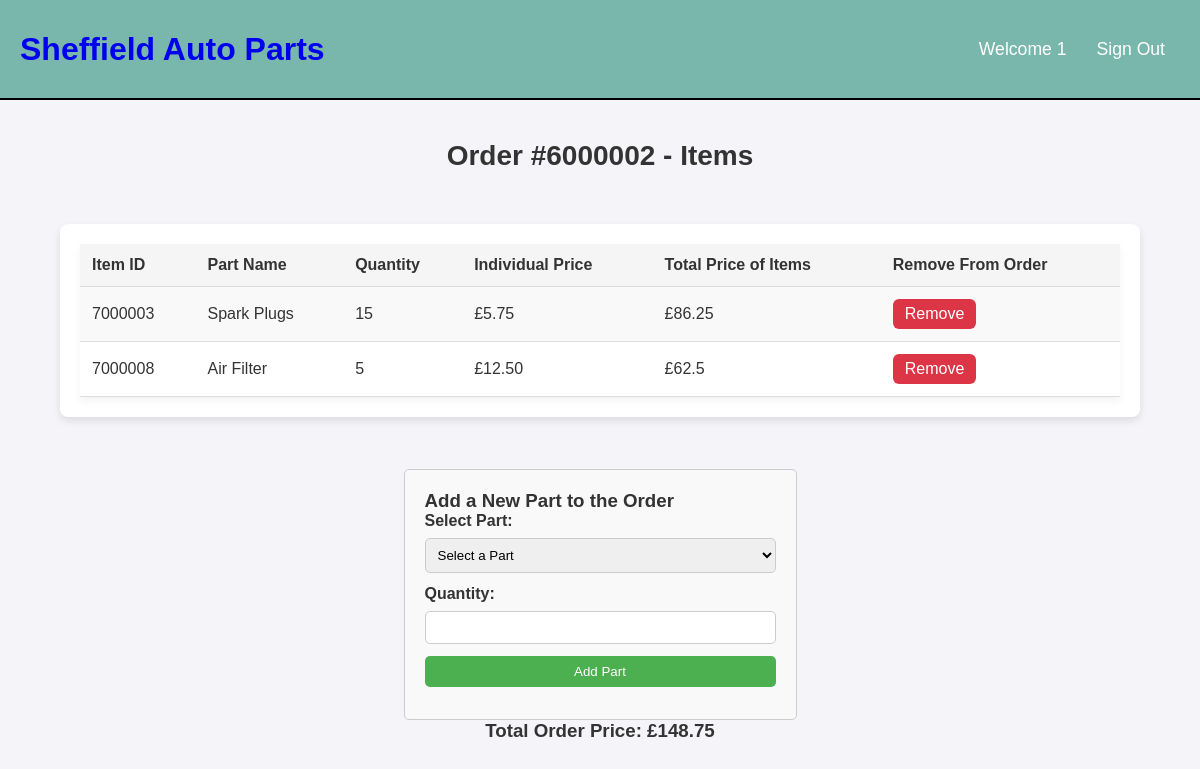
The app's page /view_order_details.php?order_id=6000002 (signed in) with its own data.
### tables this page shows
CREATE TABLE `users` (
  `user_id` int(11) NOT NULL,
  `username` varchar(50) NOT NULL,
  `password` varchar(255) NOT NULL,
  `email` varchar(99) NOT NULL,
  `role` varchar(20) NOT NULL,
  `active` tinyint(1) DEFAULT 1
);

CREATE TABLE `order_items` (
  `order_item_id` int(11) NOT NULL,
  `order_id` int(11) NOT NULL,
  `part_id` int(11) NOT NULL,
  `order_quantity` int(11) NOT NULL,
  `order_price` decimal(10,2) NOT NULL
);

CREATE TABLE `parts` (
  `part_id` int(11) NOT NULL,
  `part_name` varchar(100) NOT NULL,
  `description` varchar(255) NOT NULL,
  `genre` varchar(30) NOT NULL,
  `manufacturer` varchar(100) NOT NULL,
  `unit_price` decimal(10,2) NOT NULL,
  `quantity_in_stock` int(11) NOT NULL,
  `reorder_level` int(11) NOT NULL,
  `supplier_id` int(11) NOT NULL,
  `branch_id` int(11) DEFAULT NULL
);

### include/functions.php (called while the page is built, shortened)
<?php
function check_login($con){
  if(isset($_SESSION['user_id'])){
    $users_id = $_SESSION['user_id'];
    $check_login_query = "SELECT * FROM users WHERE user_id = '$users_id'";
    $logged_in_result = mysqli_query($con,$check_login_query);
    if($logged_in_result && mysqli_num_rows($logged_in_result) === 1){
      $user_data = mysqli_fetch_assoc($logged_in_result);
      return $user_data;
    }
  }
}
?>

### include/init.php (called while the page is built, shortened)
<?php
include('include/connection.php');
include('include/functions.php');
$user_data = check_login($con);
?>

### view_order_details.php (the view, shortened to what this page needs)
<?php
include('include/init.php');
$order_id = $_GET['order_id'] ?? null;
$sql = "SELECT
            order_items.order_item_id,
            order_items.order_id,
            order_items.part_id,
            order_items.order_quantity,
            order_items.order_price,
            parts.part_name,
            parts.unit_price
        FROM
            order_items
        LEFT JOIN
            parts
        ON
            order_items.part_id = parts.part_id
        WHERE
            order_items.order_id = ?";
$stmt = $con->prepare($sql);
$stmt->bind_param('i', $order_id);
$stmt->execute();
$result = $stmt->get_result();
$total_order_price = 0;
?>
<!DOCTYPE html>
<html lang="en">
<head>
    <link rel="stylesheet" href="style/base.css">
    <link rel="stylesheet" href="style/tablelist.css">
</head>
<body>
    <?php include('include/header.php'); ?>
    <div class="page-container">
        <h2 class="page-title">Order #<?php echo htmlspecialchars($order_id); ?> - Items</h2>
        <div class="table-container">
            <table class="inventory-list">
                <thead>
                    <tr>
                        <th>Item ID</th>
                        <th>Part Name</th>
                        <th>Quantity</th>
                        <th>Individual Price</th>
                        <th>Total Price of Items</th>
                        <th>Remove From Order</th>
                    </tr>
                </thead>
                <tbody>
                    <?php
                    if ($result && $result->num_rows > 0) {
                        while ($row = $result->fetch_assoc()) {
                            $total_price = $row['order_quantity'] * $row['unit_price'];
                            $total_order_price += $total_price;
                            echo "<tr>";
                            echo "<td>" . htmlspecialchars($row['order_item_id']) . "</td>";
                            echo "<td>" . htmlspecialchars($row['part_name']) . "</td>";
                            echo "<td>" . htmlspecialchars($row['order_quantity']) . "</td>";
                            echo "<td>£" . htmlspecialchars($row['unit_price']) . "</td>";
                            echo "<td>£" . htmlspecialchars($total_price) . "</td>"; ?>
                            <td>
                                <form method="POST" action="">
                                    <button type="submit" name="remove_part" class="remove-btn">Remove</button>
                                </form>
                            </td>
                            <?php
                            echo "</tr>";
                        }
                    } else {
                        echo "<tr><td colspan='6'>No items found for this order.</td></tr>";
                    }
                    ?>
                </tbody>
            </table>
        </div>
        <div class="add-part-form">
            <h3>Add a New Part to the Order</h3>
            <form method="POST">
                <label for="part_id">Select Part:</label>
                <select name="part_id" id="part_id" required>
                    <option value="" disabled selected>Select a Part</option>
                </select>
                <label for="order_quantity">Quantity:</label>
                <input type="number" name="order_quantity" id="order_quantity" required min="1">
                <button type="submit" name="add_part">Add Part</button>
            </form>
        </div>
        <div class="total-price">
            <h3>Total Order Price: £<?php echo htmlspecialchars($total_order_price); ?></h3>
        </div>
    </div>
</body>
</html>

### include/header.php
<link rel="stylesheet" href="style/header.css">
<header>
  <div class="logo">
  <h1 class="logo-text">
    <a href="home.php">
      <span>Sheffield</span> Auto Parts
    </a>
  </h1>
</div>
<ul class="navbar">
  <li><a href="home.php">Welcome <?php echo htmlspecialchars($user_data['username']); ?></a></li>
  <li><a href="logout.php">Sign Out</a></li>
</ul>
</header>

### style/base.css (style rules this page uses)
* { font-family:'Poppins', sans-serif; margin:0; padding:0; box-sizing: border-box; text-decoration: none; }
.page-container { min-height: 75vh; width: 100%; background-position: center; background-size: cover; position: relative; display: flex; margin: 0 auto; padding-top: 0px; justify-content: center; align-items: center; }

### style/tablelist.css (style rules this page uses)
* { font-family: 'Poppins', sans-serif; margin: 0; padding: 0; box-sizing: border-box; text-decoration: none; }
body { background-color: #f4f4f9; color: #333; }
.page-container { min-height: auto; width: 100%; position: relative; display: flex; flex-direction: column; padding-top: 20px; margin: 0 auto; }
.page-title { margin-top: 20px; margin-bottom: 20px; font-size: 28px; font-weight: 600; text-align: center; color: #333; }
.table-container { background-color: #fff; width: 90%; max-width: 1600px; padding: 1.25rem; border-radius: 8px; margin: 2rem auto; box-shadow: 0 4px 8px rgba(0, 0, 0, 0.1); overflow-x: auto; }
.inventory-list { width: 100%; border-collapse: collapse; background-color: #fff; box-shadow: 0 4px 8px rgba(0, 0, 0, 0.05); }
.inventory-list thead { background-color: #f5f5f5; }
.inventory-list th, .inventory-list td { padding: 12px; text-align: left; border-bottom: 1px solid #ddd; }
.inventory-list th { font-weight: bold; background-color: #f5f5f5; color: #333; }
.inventory-list tbody tr { background-color: #fff; }
.inventory-list tbody tr:nth-child(odd) { background-color: #f9f9f9; }
.add-part-form { margin-top: 20px; padding: 20px; border: 1px solid #ccc; background-color: #f9f9f9; border-radius: 5px; }
.add-part-form label { display: block; margin-bottom: 8px; font-weight: bold; }
.add-part-form input, .add-part-form select, .add-part-form button { width: 100%; padding: 8px; margin-bottom: 12px; border: 1px solid #ccc; border-radius: 5px; }
.add-part-form button { background-color: #4CAF50; color: white; border: none; cursor: pointer; }
.remove-btn { display: inline-block; padding: 6px 12px; cursor: pointer; color: white; background-color: #dc3545; border: none; border-radius: 6px; font-size: 16px; transition: background-color 0.3s ease; }

### style/header.css (style rules this page uses)
header { background: #79B7AC; height: 100px; display: flex; justify-content: space-between; align-items: center; border-bottom: 2px solid black; color: white; padding: 0 20px; }
header .logo { max-height: 80px; display: flex; align-items: center; }
header .navbar { display: flex; align-items: center; }
header ul { margin: 20; padding: 20; list-style: none; display: flex; }
header ul li { position: relative; }
header ul li a { display: block; padding: 20px 15px; font-size: 1.1em; color: inherit; text-decoration: none; border-radius: 4px; }

### records on screen
users: username "1"
order_items: order_item_id "7000003", part.part_name "Spark Plugs", order_quantity "15", part.unit_price "5.75", order_quantity.unit_price "86.25"
order_items: order_item_id "7000008", part.part_name "Air Filter", order_quantity "5", part.unit_price "12.50", order_quantity.unit_price "62.5"

### other values on screen
$order_id "6000002"
$total_order_price "148.75"
